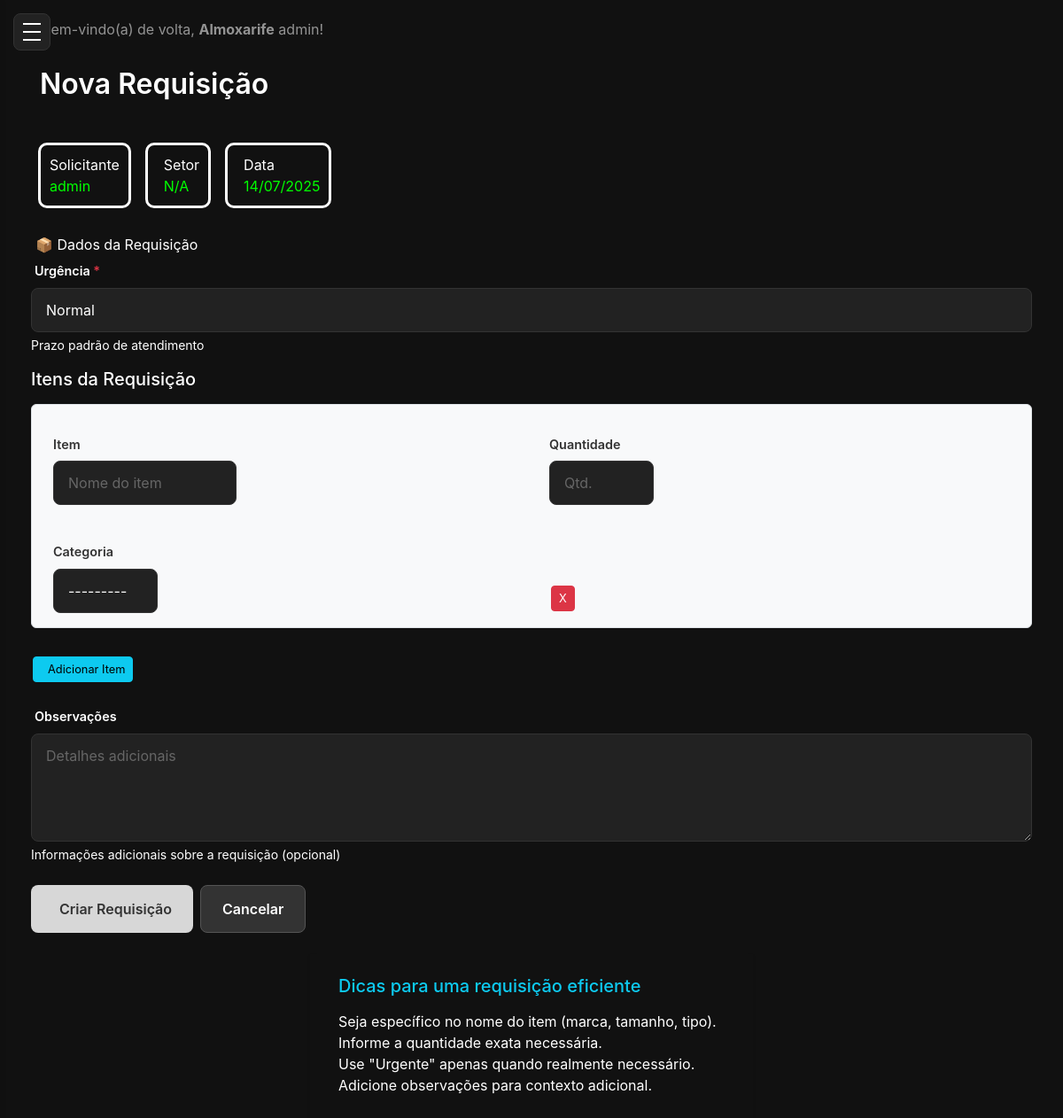
Screenshot of /requisicoes/criar/ (signed in) with the database file from the repository.
### core/models.py (models this page shows, shortened)
class User(AbstractUser):
    id = models.UUIDField(primary_key=True, default = uuid.uuid4, editable=False)
    email = models.EmailField(unique=True)
    role = models.CharField(
        max_length=20,
        choices=Role.choices,
        default=Role.Almoxarife,
        verbose_name='Função',
    )
    sector = models.ForeignKey(Sector, on_delete=models.SET_NULL, blank=True, null=True)
    is_active = models.BooleanField(default=True, verbose_name="Ativo")
    USERNAME_FIELD = 'email'  # Ou 'email' se quiser autenticar por email
    REQUIRED_FIELDS = ['username']  # Garante que o email é obrigatório no admin
    class Meta:
        verbose_name = 'Usuário'
        verbose_name_plural = 'Usuários'

class Request(models.Model):
    id = models.UUIDField(primary_key=True, default = uuid.uuid4, editable=False)
    requester = models.ForeignKey(User,
        on_delete=models.PROTECT,
        related_name='requests_made',
        verbose_name="Requisitante",
    )
    atendido_por = models.ForeignKey(User,
        on_delete=models.SET_NULL,
        related_name='requests_attended',
        verbose_name="Atendido por",
        null=True, blank=True
    )
    sector = models.ForeignKey(Sector,
        on_delete=models.PROTECT,
        related_name='requests_from_sector',
        verbose_name="Setor",
    )
    request_code = models.CharField(max_length=20, unique=True, blank=True, null=True, verbose_name="Código da Requisição")
    urgency = models.CharField(
        max_length=10,
        choices=Urgency.choices,
        default=Urgency.NORMAL,
        verbose_name="Urgência",
    )
    observations = models.TextField(max_length=255, verbose_name="Observações")
    status = models.CharField(
        max_length=15,
        choices=RequestStatus.choices,
        default=RequestStatus.PENDING,
        verbose_name="Status",
    )
    created_at = models.DateTimeField(auto_now_add=True, verbose_name="Data da Requisição")
    updated_at = models.DateTimeField(auto_now=True, verbose_name="Ultima Atualização")
    class Meta:
        verbose_name = 'Requisição'
        verbose_name_plural = 'Requisições'
        ordering = ['-created_at']

### core/views.py (the view)
# urls.py: path('requisicoes/criar/',views.criar_requisicao,name='criar_requisicao'),
@login_required
def criar_requisicao(request):
    data_today = timezone.localdate()
    user_requests = Request.objects.filter(requester=request.user)
    context = {
        'pending_requests': user_requests.filter(status=RequestStatus.PENDING).count(),
        'approved_requests': user_requests.filter(status=RequestStatus.APPROVED).count(),
        'total_requests': user_requests.count(),
        'data_today': data_today,
    }
    if request.method == 'POST':
        form = RequestForm(request.POST)
        formset = RequestItemFormSet(request.POST, request.FILES)
        if form.is_valid() and formset.is_valid():
            with transaction.atomic():
                requisicao = form.save(commit=False)
                requisicao.requester = request.user
                if request.user.sector:
                    requisicao.sector = request.user.sector
                else:
                    form.add_error(None, 'Seu usuário não possui um setor cadastrado. Por favor, entre em contato com o gestor para que ele seja associado a um setor.')
                    context['form'] = form
                    context['formset'] = formset
                    return render(request, 'core/criar_requisicao.html', context)
                requisicao.save()
                formset.instance = requisicao
                formset.save()
            try:
                response = requests.post('http://localhost:8001/notify',
                                      json={"action": "created", "message": "Nova requisição criada"})
                print(f"Notificação enviada: {response.status_code}")
            except Exception as e:
                print(f"Erro ao enviar notificação: {e}")
                pass
            messages.success(request, 'Requisição criada com sucesso!')
            return redirect('core:listar_requisicoes')
        else:
            messages.error(request, 'Por favor, corrija os erros no formulário abaixo.')
    else:
        form = RequestForm()
        formset = RequestItemFormSet()
    context['form'] = form
    context['formset'] = formset
    return render(request, 'core/criar_requisicao.html', context)

### core/forms.py
class RequestForm(forms.ModelForm):
    class Meta:
        model = Request
        fields = ['urgency', 'observations']
        widgets = {'observations': forms.Textarea(attrs={'rows': 4})}
        labels = {
            'urgency': 'Urgência',
            'observations': 'Observações',
        }
        help_texts = {
            'urgency': 'Prazo padrão de atendimento',
            'observations': 'Informações adicionais sobre a requisição (opcional)',
        }
    def __init__(self, *args, **kwargs):
        super().__init__(*args, **kwargs)
        for field_name, field in self.fields.items():
            field.widget.attrs['class'] = 'form-control'
            if field_name == 'urgency':
                field.widget.attrs['class'] = 'form-select'
            if field_name == 'observations':
                field.widget.attrs['placeholder'] = 'Detalhes adicionais'

### templates/core/criar_requisicao.html (shortened to what this page needs)
{% extends 'base.html' %}
{% load static %}
{% block content %}
    <div class="card-title-requisicao">Nova Requisição</div>
    <div class="d-flex gap-3 mb-4">
        <div class="info-card">
            <div class="d-flex align-items-center">
                <div class="requisitante-card">
                    <div class="label">Solicitante</div>
                    <div class="value">{{ user.get_full_name|default:user.username }}</div>
                </div>
            </div>
        </div>
        <div  class="requisitante-card">
            <div class="d-flex align-items-center">
                <div>
                    <div class="label">Setor</div>
                    <div class="value">{{ user.sector.name|default:"N/A" }}</div>
                </div>
            </div>
        </div>
        <div class="requisitante-card">
            <div class="d-flex align-items-center">
                <div>
                    <div class="label">Data</div>
                    <div class="value">{{ data_today|date:"d/m/Y"}}</div>
                </div>
            </div>
        </div>
    </div>
    <div class="requisicao-card mb-4">
        <div class="requisicao-card-header">
            <div>
                <div class="requisicao-card-title">📦 Dados da Requisição
                </div>
            </div>
        </div>
        <div class="card-body">
            <form method="post">
                <div class="mb-3">
                    <label for="{{ form.urgency.id_for_label }}" class="form-label">
                         {{ form.urgency.label }} <span class="text-danger">*</span>
                    </label>
                    {{ form.urgency }}
                    {% if form.urgency.help_text %}
                        <div class="form-text text-reset text-muted">{{ form.urgency.help_text }}</div>
                    {% endif %}
                </div>
                <h5 class="mb-3">Itens da Requisição</h5>
                <div id="formset-container">
                    {% for item_form in formset %}
                        <div class="item-formset-row mb-3 p-3 border rounded bg-light text-dark">
                            <div class="row g-3">
                                <div class="col-md-5">
                                    <label for="{{ item_form.item_requested.id_for_label }}" class="form-label">Item</label>
                                    {{ item_form.item_requested }}
                                </div>
                                <div class="col-md-3">
                                    <label for="{{ item_form.quantify.id_for_label }}" class="form-label">Quantidade</label>
                                    {{ item_form.quantify }}
                                </div>
                                <div class="col-md-3">
                                    <label for="{{ item_form.category.id_for_label }}" class="form-label">Categoria</label>
                                    {{ item_form.category }}
                                </div>
                                <div class="col-md-1 d-flex align-items-end">
                                    {% if formset.can_delete %}
                                        <button type="button" class="btn btn-danger btn-sm remove-item-btn" style="width: 100%;">X</button>
                                    {% endif %}
                                </div>
                            </div>
                        </div>
                    {% endfor %}
                </div>
                <button type="button" id="add-item" class="btn btn-info btn-sm mt-3"> Adicionar Item</button>
                <div class="mb-3 mt-4">
                    <label for="{{ form.observations.id_for_label }}" class="form-label">
                         {{ form.observations.label }}
                    </label>
                    {{ form.observations }}
                    {% if form.observations.help_text %}
                        <div class="form-text text-reset text-muted">{{ form.observations.help_text }}</div>
                    {% endif %}
                </div>
                <div class="d-flex justify-content-start mt-4">
                    <button type="submit" class="btn btn-primary me-2">
                         Criar Requisição
                    </button>
                    <a href="{% url 'core:listar_requisicoes' %}" class="btn btn-secondary">Cancelar</a>
                </div>
            </form>
        </div>
    </div>
     <div class="dicas-card-container">
        <div class="d-flex justify-content-center mt-4">
            <div class="dicas-card shadow-sm p-4" style="max-width: 500px; width: 100%;">
                <h5 class="mb-3 text-info"> Dicas para uma requisição eficiente</h5>
                <ul class="list-unstyled">
                    <li> Seja específico no nome do item (marca, tamanho, tipo).</li>
                    <li> Informe a quantidade exata necessária.</li>
                    <li> Use "Urgente" apenas quando realmente necessário.</li>
                    <li> Adicione observações para contexto adicional.</li>
                </ul>
            </div>
        </div>
    </div>
{% endblock %}

### templates/base.html (shortened to what this page needs)
<!DOCTYPE html>
<html lang="pt-br">
<head>
    <link href="https://cdn.jsdelivr.net/npm/bootstrap@5.3.3/dist/css/bootstrap.min.css" rel="stylesheet">
    {% load static %}
    <link rel="stylesheet" href="{% static 'style.css' %}">
</head>
<body>
    <button class="mobile-menu-toggle" id="mobile-menu-toggle" aria-label="Abrir menu">
        <div class="hamburger">
            <span></span>
            <span></span>
            <span></span>
        </div>
    </button>
    <div class="layout-wrapper">
        <nav class="navbar navbar-dark" style="background-color: #111;">
            <div class="container-fluid">
                <span class="navbar-text">
                    Bem-vindo(a) de volta, <strong>{{ user.get_role_display }}</strong> {{ user.get_full_name|default:user.username }}!
                </span>
            </div>
        </nav>
        {% block content %}{% endblock %}
    </div>
</body>
</html>

### static/style.css (style rules this page uses)
* { margin: 0; padding: 0; box-sizing: border-box; }
html, body { height: 100%; font-family: 'Inter', Arial, sans-serif; background: #111; color: #fff; }
.mobile-menu-toggle { position: fixed; top: 15px; left: 15px; z-index: 20; background: #222; border: 1px solid #333; border-radius: 8px; padding: 10px; cursor: pointer; transition: background 0.2s; }
.mobile-menu-toggle .hamburger { width: 20px; height: 20px; position: relative; display: flex; flex-direction: column; justify-content: space-between; }
.mobile-menu-toggle .hamburger span { width: 100%; height: 2px; background: #fff; transition: all 0.3s ease; }
.layout-wrapper { flex: 1; background: #111; color: #fff; width: 95vw; min-height: 100vh; padding: 5px; overflow-x: auto; box-sizing: border-box; margin: 0; transition: margin-left 0.3s ease, width 0.3s ease; }
@media (min-width: 769px) { .layout-wrapper { margin-left: 260px; margin-right: auto; margin-left: auto; } }
.row { display: grid; grid-template-columns: repeat(2, 1fr); gap: 24px; margin: 0; align-items: stretch; }
.btn-sm { padding: 4px 8px; font-size: 0.8rem; margin: 2px; }
.card-title-requisicao { font-size: 2rem; font-weight: 600; margin-bottom: 2rem; color: #ffffff; padding: 10px 10px; }
.requisitante-card { border:solid white; border-radius: 10px; padding: 10px 10px; }
.requisitante-card .value { color: #0f0; }
.requisicao-card-title { padding: 5px 5px; }
.form-label { font-size: 0.9rem; font-weight: 600; color: #fff; }
.form-control, .form-select { background: #222; border: 1px solid #333; border-radius: 8px; padding: 12px 16px; color: #fff; font-size: 1rem; transition: border-color 0.2s; }
.form-control::placeholder { color: #666; }
.btn-primary { background: #d7d7d7; color: #333; border: none; border-radius: 8px; padding: 14px 24px; font-size: 1rem; font-weight: 600; cursor: pointer; transition: background 0.2s; }
.btn-secondary { background: #333; color: #fff; border: 1px solid #555; border-radius: 8px; padding: 14px 24px; font-size: 1rem; font-weight: 600; cursor: pointer; transition: background 0.2s; }
.text-danger { color: #ff6666; }
.item-formset-row.bg-light .form-label { color: #333 !important; }

### rows the page displays
User: role "Almoxarife", get_full_name "admin", sector.name "N/A"

### other values shown
{{ data_today|date:"d/m/Y" }} "14/07/2025"
